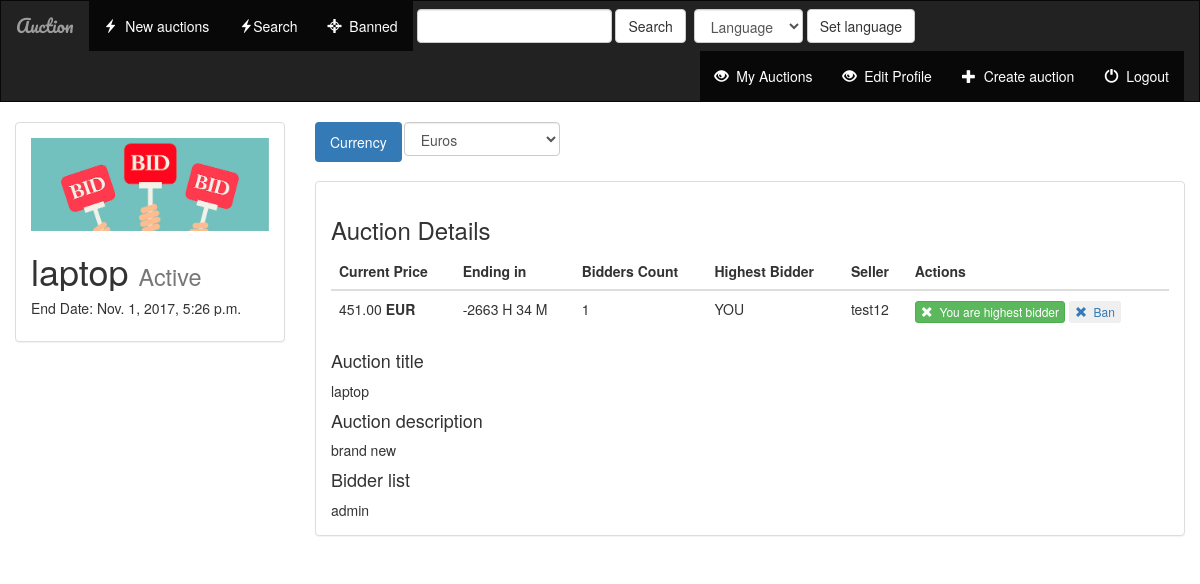
Screenshot of /auction/2/ (signed in) with the database file from the repository.
### auction/models.py (models this page shows, shortened)
class Auction(models.Model):
    Set_Status = (
        ('Active', 'Active'),
        ('Banned', 'Banned'),
        ('Due', 'Due'),
        ('Adjudicated', 'Adjudicated'),
    )
    seller_name = models.ForeignKey(User, on_delete=models.CASCADE)
    auction_title = models.CharField(max_length=600)
    description = models.CharField(max_length=5000)
    currency = models.CharField(max_length=20)
    token_edit = models.CharField(max_length=600)
    starting_price = models.DecimalField(max_length=30, max_digits=19, decimal_places=2)
    bidding_price = models.DecimalField(max_length=30, max_digits=19, decimal_places=2, null=True)
    winner_id = models.IntegerField(null=True)
    starting_date = models.DateTimeField(blank=True)
    auction_duration_hours = models.IntegerField(default=72, validators=[MinValueValidator(72)])
    ending_date = models.DateTimeField(blank=True)
    auction_status = models.CharField(max_length=20, choices=Set_Status, default='Active')
    auction_revision = models.IntegerField(default=1)

class Bid(models.Model):
    bidder_name = models.ForeignKey(User, on_delete=models.CASCADE)
    bidding_value = models.DecimalField(max_length=30, max_digits=19, decimal_places=2)
    auction = models.ForeignKey(Auction, on_delete=models.CASCADE)

### auction/views.py (the view)
# urls.py: url(r'^(?P<auction_id>[0-9]+)/$', views.auctionDetails, name='detail'),
def auctionDetails(request, auction_id):
    q = request.GET.get("cur")
    currency = 'EUR'
    if q:
        currency = q
        request.session['project'] = currency
    else:
        if 'project' in request.session:
            currency = request.session['project']
    currency_value = exchangeCurrency(currency)
    auction = get_object_or_404(Auction, pk=auction_id, auction_status='Active')
    auction.bid_set.all()
    difference = auction.ending_date - timezone.now()
    seconds = difference.total_seconds()
    hours = int(seconds // 3600)
    minutes = int((seconds % 3600) // 60)
    context = {
        'auction': auction,
        'hours': hours,
        'minutes': minutes,
        'baseTemplate': setBaseTemplate(request),
        'currency_list': currency_list,
        'currency': currency,
        'currency_value': currency_value}
    return render(request, 'auction/'+languageFolderSelection(request)+'details.html', context)

### auction/templatetags/app_filters.py (called while the page is built)
@register.filter(name='multiply')
def multiply(value, arg):
    a = Decimal.from_float(arg)
    return round(value*a,2)

### auction/views.py (called while the page is built)
def exchangeCurrency(currency):
    currency_value = 1.0000
    if currency != 'EUR':
        if SetCurrency.objects.filter(currency=currency).exists():
            cur = SetCurrency.objects.get(currency=currency)
            currency_value = float(cur.value)
    return currency_value

def languageFolderSelection(request):
    language = ''
    if 'language' in request.session:
        language = request.session['language']
    if language == 'fi':
        language = 'fi/'
    if language == 'sv':
        language = 'sv/'
    if language == 'en':
        language = ''
    return language

def setBaseTemplate(request):
    if request.user.is_authenticated():
        baseTemplate = "auction/base.html"
    else:
        baseTemplate = "auction/baseVisitor.html"
    return baseTemplate

### auction/templates/auction/details.html (shortened to what this page needs)
{% extends baseTemplate %}
{% block body %}
{% load staticfiles %}
{% load app_filters %}
<div class="container-fluid songs-container">
    <div class="row">
        <div class="col-sm-4 col-md-3">
            <div class="panel panel-default">
                <div class="panel-body">
                    <a href="javascript:;">
                            <img src="{%  static 'auction/images/auctionLogo.jpg' %}" class="img-responsive">
                    </a>
                    <h1 data-toggle="tooltip" title="{{ auction.auction_title }}" style="overflow: hidden">{{ auction.auction_title}} <small>{{ auction.auction_status }}</small></h1>
                    <h5 data-toggle="tooltip" title="End Date" style="overflow: hidden">End Date: {{ auction.ending_date }}</h5>
                </div>
            </div>
        </div>
        <div class="col-sm-8 col-md-9">
            <ul class="nav nav-pills" style="margin-bottom: 10px;">
                <li role="presentation" class="active"><a href="javascript:;">Currency</a></li>
                <li>
                    <form name="form" onChange="form.submit();" class="form" role="cur" method="get" action="">
                    <div class="form-group">
                    <select class="form-control" name="cur">
                            {% for option in currency_list %}
                                <option value="{{ option.value }}" {% if option.value == currency %}selected{% endif %}>{{ option.name }}</option>
                            {% endfor %}
                    </select>
                    </div>
                    </form>
                </li>
            </ul>
            <div class="panel panel-default">
                <div class="panel-body">
                    <h3>Auction Details</h3>
                    <table class="table">
                        <thead>
                        <tr>
                            <th>Current Price</th>
                            <th>Ending in</th>
                            <th>Bidders Count</th>
                            <th>Highest Bidder</th>
                            <th>Seller</th>
                            <th>Actions</th>
                        </tr>
                        </thead>
                        <tbody>
                            <tr>
                                {% if auction.bidding_price %}
                                <td>{{ auction.bidding_price|multiply:currency_value }} <strong>{{ currency }}</strong></td>
                                {% else %}
                                <td>{{ auction.starting_price|multiply:currency_value }} <strong>{{ currency }}</strong></td>
                                {% endif %}
                                <td id="end">{{ hours }} H {{ minutes }} M</td>
                                <td>{{ auction.bid_set.all.count }}</td>
                                <td>
                                    {% if auction.bid_set.all.count > 0 %}
                                    {% for data in auction.bid_set.all %}
                                        {% if data.bidder_name.pk == auction.winner_id %}
                                            {% if user.id != auction.winner_id %}
                                                {{ data.bidder_name }}
                                            {% else %}
                                                YOU
                                            {% endif %}
                                        {% endif %}
                                    {% endfor %}
                                    {% else %}
                                        No bidder
                                    {% endif %}
                                </td>
                                <td>
                                    {{ auction.seller_name.username }}
                                </td>
                                <td>
                                    {% if user.id != auction.seller_name.id %}
                                    {% if user.id != auction.winner_id %}
                                    <a href="{% url 'auction:bid' auction.id %}">
                                        <button  class="btn btn-success btn-xs">
                                                <span class="glyphicon glyphicon-remove"></span>&nbsp; Bid
                                        </button>
                                    </a>
                                    {% else %}
                                        {% if user.is_authenticated %}
                                        <button  class="btn btn-success btn-xs">
                                                <span class="glyphicon glyphicon-remove"></span>&nbsp; You are highest bidder
                                        </button>
                                        {% endif %}
                                    {% endif %}
                                    {% else %}
                                        <button  class="btn btn-success btn-xs">
                                                <span class="glyphicon glyphicon-remove"></span>&nbsp; Seller is not allowed to bid
                                        </button>
                                    {% endif %}
                                    {% if user.is_superuser %}
                                    <a href="{% url 'auction:ban-auction' auction.id %}">
                                        <button  class="btn btn-dark btn-xs">
                                                <span class="glyphicon glyphicon-remove"></span>&nbsp; Ban
                                        </button>
                                    </a>
                                    {% endif %}
                                </td>
                            </tr>
                        </tbody>
                    </table>
                    <h4>Auction title</h4>
                    {{ auction.auction_title }}
                    <h4>Auction description</h4>
                    {{ auction.description }}
                    <h4>Bidder list</h4>
                    {% for data in auction.bid_set.all %}
                         {{ data.bidder_name }}<br />
                    {% endfor %}
                </div>
            </div>
        </div>
    </div>
</div>
{% endblock %}

### auction/static/auction/style.css (style rules this page uses)
body { background: white; }

### rows the page displays
Auction: auction_title "laptop", auction_status "Active", ending_date "Nov. 1, 2017, 5:26 p.m.", bidding_price|multiply "451.00", bid_set.all.count "1", seller_name.username "test12", description "brand new"
Bid: shows "YOU", bidder_name "admin"

### other values shown
{{ currency }} "EUR"
form field cur "Euros"
